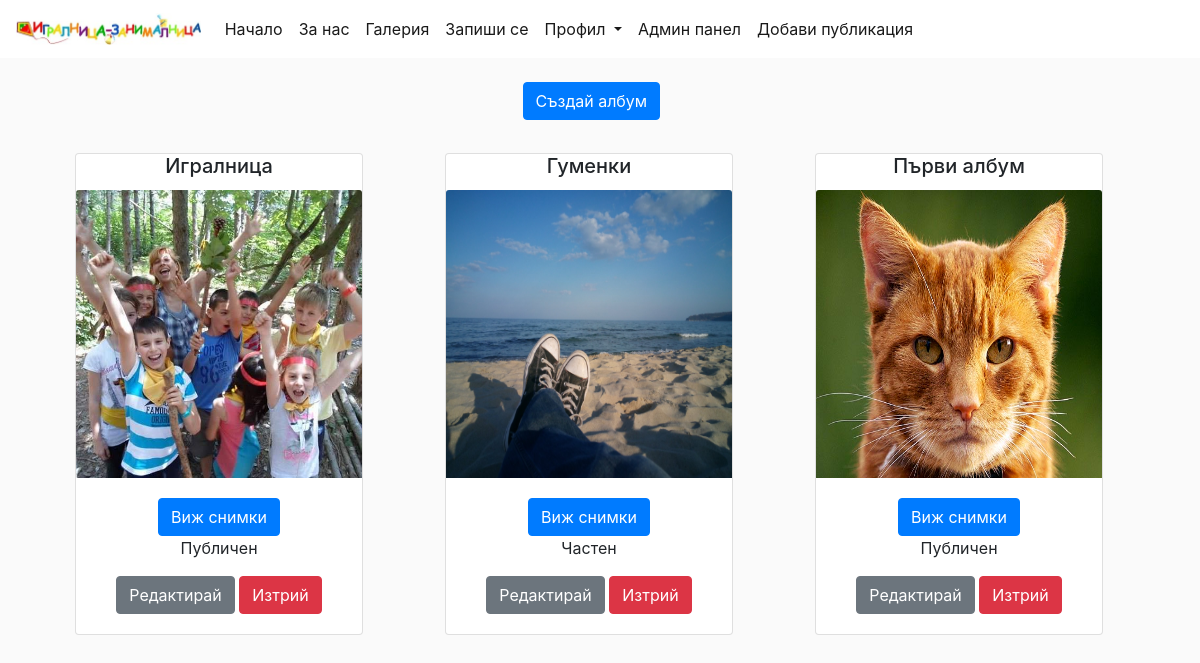
Screenshot of /pictures/ (signed in) with the database file from the repository.
### pictures/models.py (models this page shows, shortened)
class Album(models.Model):
    title = models.CharField(verbose_name='заглавие', max_length=100)
    pub_date = models.DateField(verbose_name='дата на създаване', auto_now_add=True)
    is_visible = models.BooleanField(verbose_name='публичен', default=True)
    class Meta:
        verbose_name = 'албум'
        verbose_name_plural = 'албуми'
    def cover(self):
        try:
            picture = Picture.objects.all().filter(album=self)[0].pic_source()
            return picture
        except:
            return "gallery/default.jpg"    # Do NOT delete default picture.
    def public(self):
        if self.is_visible:
            return 'Публичен'
        return 'Частен'

class Picture(models.Model):
    album = models.ForeignKey(Album, verbose_name='албум', on_delete=models.CASCADE, related_name='pictures')
    picture = models.ImageField(verbose_name='снимка', upload_to='common/static/gallery/', blank=True, null=True)
    pub_date = models.DateField('дата на качване', auto_now_add=True)
    class Meta:
        verbose_name = 'снимка'
        verbose_name_plural = 'снимки'
    def pic_source(self):
        image_name = str(self.picture).split('/')[3]
        return f"gallery/{image_name}"

### pictures/views.py (the view)
# urls.py: urlpatterns = [path('', views.AlbumList.as_view(), name='gallery'),
class AlbumList(ListView):
    model = Album
    template_name = 'gallery.html'
    context_object_name = 'albums'
    def get_queryset(self):
        if self.request.user.is_superuser:
            return Album.objects.all().order_by('-pub_date', '-pk')
        return Album.objects.all().order_by('-pub_date', '-pk').filter(is_visible=True)

### pictures/templates/gallery.html (shortened to what this page needs)
{% extends 'index.html' %}
{% block body %}
<div class="container" style="margin-bottom: 3%">
    <div class="row">
        {% if user.is_superuser %}
            <div class="col-lg-5"></div>
            <div class="col-lg-2">
                <a href="{% url 'create_album' %}" class="btn btn-primary">Създай албум</a>
            </div>
            <div class="col-lg-5"></div>
    </div>
        {% endif %}
</div>
<div class="container">
    <div class="row">
        {% load static %}
        {% for album in albums %}
        <div class="col-lg-4">
            <div class="container" style="margin-bottom: 5%">
                <div class="card" style="width: 18rem;">
                     <h5 class="card-title"><center>{{ album.title }}</center></h5>
                    <img src="{% static album.cover %}" class="card-img-top" style="height: 18rem;">
                        <div class="card-body" style="border: 5%">
                            <center>
                                <a href="{% url 'album' album.pk %}" class="btn btn-primary">Виж снимки</a>
                                {% if user.is_superuser %}
                                <p class="card-text">{{ album.public}} </p>
                                <a href="{% url 'edit_album' album.pk %}" class="btn btn-secondary">Редактирай</a>
                                <a href="{% url 'delete_album' album.pk %}" class="btn btn-danger">Изтрий</a>
                                {% endif %}
                            </center>
                        </div>
                    </div>
                </div>
            </div>
        {% endfor %}
    </div>
</div>
{% endblock %}

### common/static/index.css (style rules this page uses)
body { background: #fafafa; }

### rows the page displays
Album: title "Игралница", id.picture (picture), public "Публичен"
Album: title "Гуменки", id.picture (picture), public "Частен"
Album: title "Първи албум", id.picture (picture), public "Публичен"
